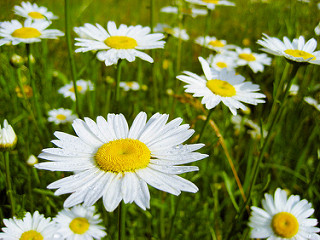
#> input picture 9922116524_ab4a2533fe_n.jpg, 320 x 240 px
$ jupyter execute --allow-errors chores.ipynb
#> lines starting #> are read from the running program, lines starting #| are printed output that depends on the picture
[cell 1]
data_dir_path = '/data/examples/flower_classification'

[cell 2]
target_label_file_name = 'mapping.csv'
# /data/examples/may_the_4_be_with_u/where_am_i/mid_term_mapping.txt
target_label_file_path = '/'.join((data_dir_path, target_label_file_name))


import csv
all_lines = dict()
#> (the rest of this cell did not finish here and is left out)

[cell 3]
import cv2
import matplotlib.pyplot as plt

img = cv2.imread("9922116524_ab4a2533fe_n.jpg")
#> img is the input picture: shape (240, 320, 3); mean B, G, R 68.8, 131.3, 120.5
img = img[:,:,::-1]
plt.imshow(img)
plt.show()

[cell 4]
img = cv2.resize(img, (299, 299))
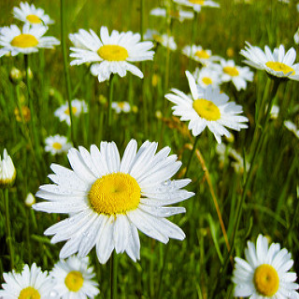
#> img: shape (299, 299, 3); mean R, G, B 120.3, 131.2, 68.7
plt.imshow(img)
plt.show()


$ run again, with iotproduct.PNG saved as 9922116524_ab4a2533fe_n.jpg
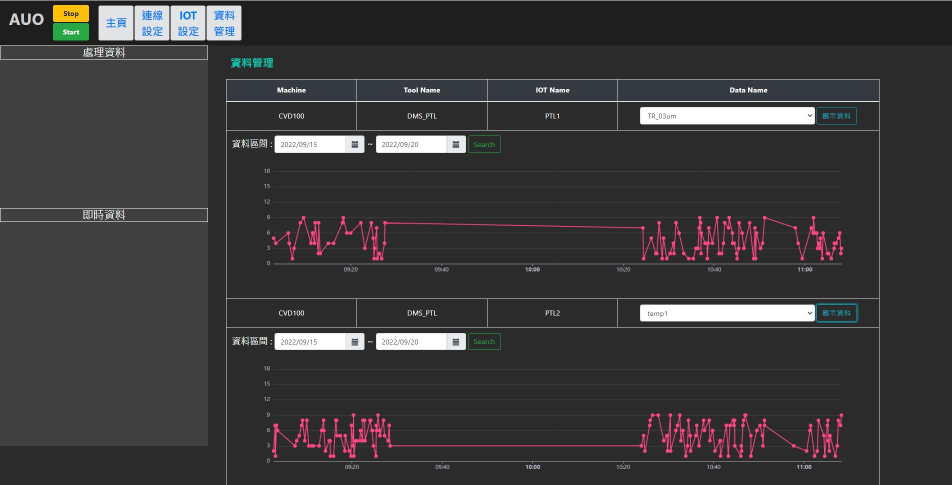
#> input picture iotproduct.PNG, 1903 x 970 px (shown at 1/2 size)
#> img is the input picture: shape (970, 1903, 3); mean B, G, R 57.4, 56.5, 58
#> `img = cv2.resize(img, (299, 299))`:
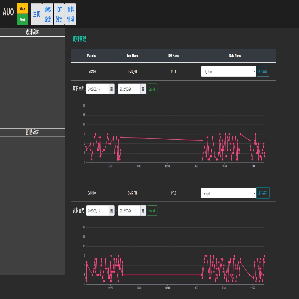
#> img: shape (299, 299, 3); mean R, G, B 57.6, 56.1, 56.9

$ run again, with iotproduct2.PNG saved as 9922116524_ab4a2533fe_n.jpg
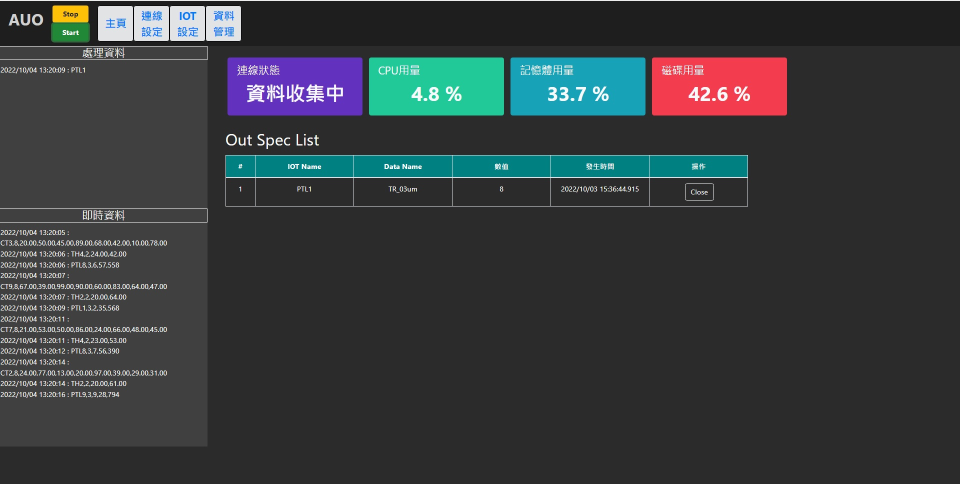
#> input picture iotproduct2.PNG, 1919 x 968 px (shown at 1/2 size)
#> img is the input picture: shape (968, 1919, 3); mean B, G, R 60.4, 58.6, 54.1
#> `img = cv2.resize(img, (299, 299))`:
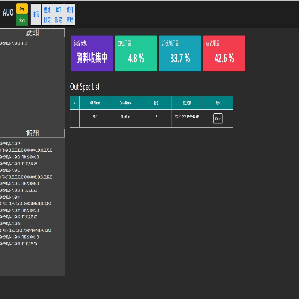
#> img: shape (299, 299, 3); mean R, G, B 54.3, 58.8, 60.5
